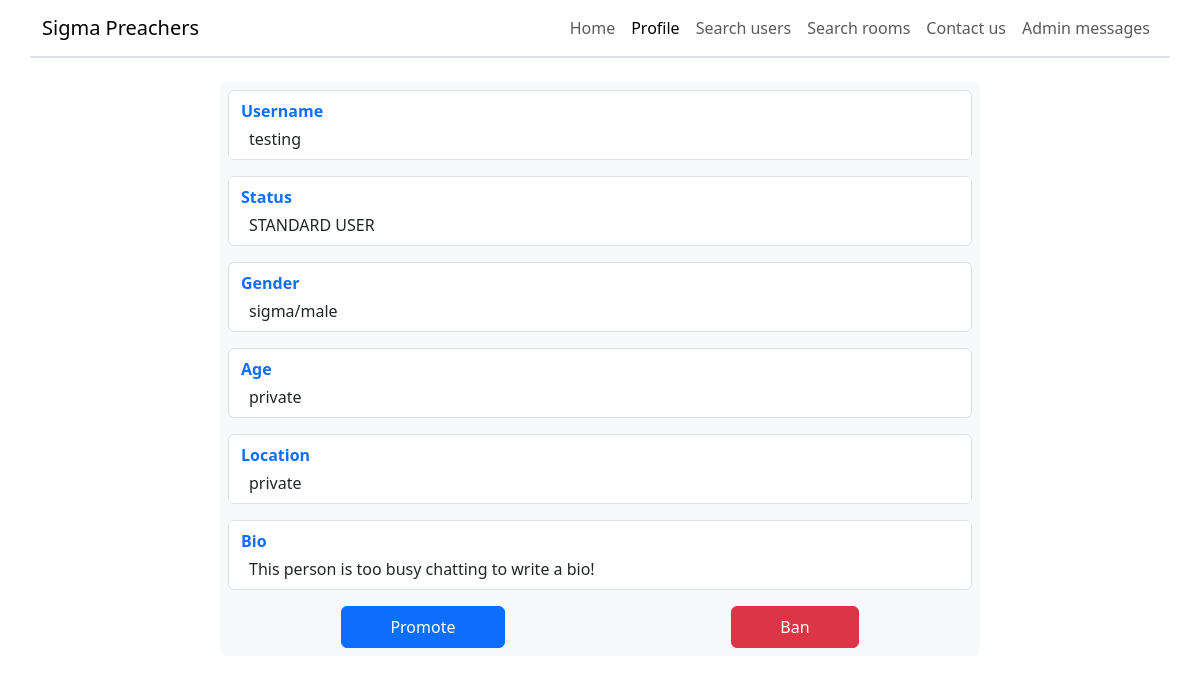
/view_profile/2 (signed in), run on an earlier commit of the app's database.
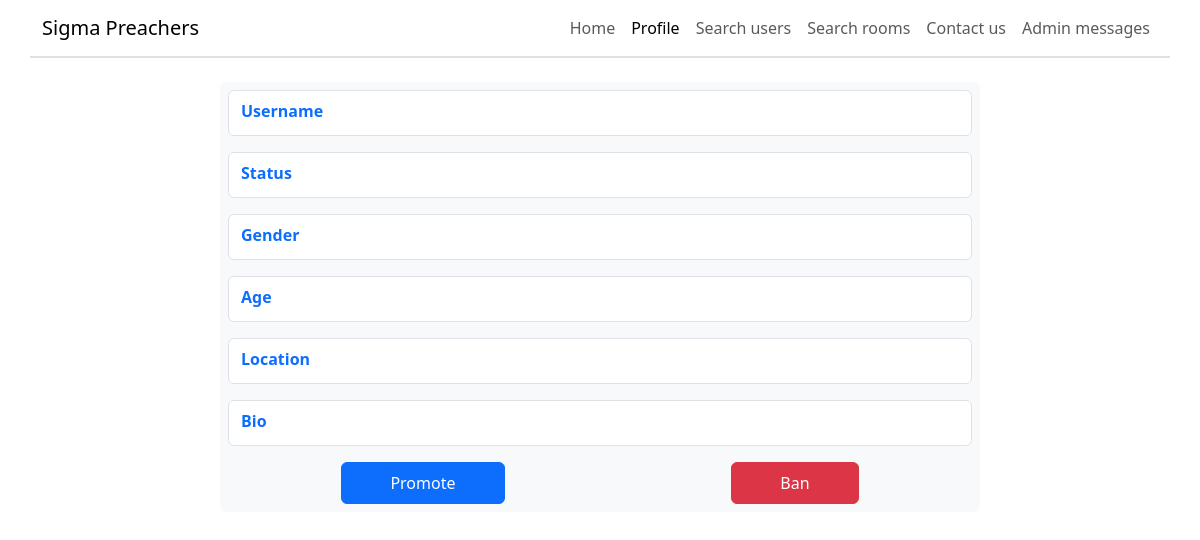
And on a later commit of the database.
### project/database/create_db.py (models this page shows)
class User(UserMixin, db.Model):
    __tablename__ = "users"
    id = db.Column(db.Integer, primary_key=True, autoincrement=True)
    username = db.Column(db.String(67), unique=True, nullable=False)
    password = db.Column(db.Integer, nullable=False)  # Only store password hash
    status = db.Column(db.String(20), default="STANDARD USER", nullable=False)
    gender = db.Column(db.String(67), default="sigma/male", nullable=False)
    age = db.Column(db.Integer, default=-1, nullable=False)
    location = db.Column(db.String(67), default="private", nullable=False)
    bio = db.Column(
        db.String(255),
        default="This person is too busy chatting to write a bio!",
        nullable=False,
    )
    banned = db.Column(db.Boolean, default=False, nullable=False)
    ban_end = db.Column(db.Integer, default=int(datetime.now().timestamp()))
    room_access = db.relationship("RoomAccess", backref="user")
    admin_messages = db.relationship("AdminMessage", backref="user")

### project/routes/view_profile.py (the view)
@view_profile_bp.route("/view_profile/<int:id>")
@login_required
def view_profile(id):
    ban_service = BanService(id)
    ban_service.is_user_banned()
    service = ViewProfileService(id)
    user_details = service.get_user_object()
    own_profile = id == current_user.id
    return render_template(
        "view_profile.html", user_details=user_details, own_profile=own_profile
    )

### project/database/select_db.py (called while the page is built)
    @staticmethod
    def select_user_with_id(user_id: int) -> User | None:
        found_user = User.query.filter(User.id == user_id).first()
        if found_user is None:
            return None
        found_user.ban_end = datetime.fromtimestamp(
            found_user.ban_end
        ).strftime("%d/%m/%Y")
        return found_user

    @staticmethod
    def is_banned(user_id: int) -> bool:
        user = User.query.filter(User.id == user_id).first()
        if user is None:
            return True
        return user.banned

    @staticmethod
    def has_ban_ended(user_id: int) -> bool:
        user = User.query.filter(User.id == user_id).first()
        if user is None:
            return False
        current_time = int(datetime.now().timestamp())
        if current_time >= user.ban_end:
            return True
        return False

### project/services/ban.py (called while the page is built)
    def is_user_banned(self):
        banned = Select.is_banned(self.user_id)
        if not banned:
            return False
        if Select.has_ban_ended(self.user_id):
            self.unban_user()
            return False
        return True

### project/services/view_profile.py (called while the page is built)
    def get_user_object(self) -> User:
        return Select.select_user_with_id(self.user_id)

### project/templates/view_profile.html (shortened to what this page needs)
{% extends "base.html" %}
{% block body %}
<header class="row border-bottom border-2">
    <nav class="navbar navbar-expand-sm">
        <div class="container-fluid">
            <a class="navbar-brand" href="/">Sigma Preachers</a>
            <div class="collapse navbar-collapse" id="collapsibleNavbar">
                <ul class="navbar-nav ms-auto">
                    <li class="nav-item">
                        <a class="nav-link" href="/home">Home</a>
                    </li>
                    <li class="nav-item">
                        <a class="nav-link active" href="/view_profile/{{ current_user.id }}">Profile</a>
                    </li>
                    <li class="nav-item">
                        <a class="nav-link" href="/search_users">Search users</a>
                    </li>
                    <li class="nav-item">
                        <a class="nav-link" href="/search_rooms">Search rooms</a>
                    </li>
                    <li class="nav-item">
                        <a class="nav-link" href="/contact_us">Contact us</a>
                    </li>
                    {% if current_user.status == "ADMIN" or current_user.status == "MASTER" %}
                    <li class="nav-item">
                        <a class="nav-link" href="/admin_messages">Admin messages</a>
                    </li>
                    {% endif %}
                </ul>
            </div>
        </div>
    </nav>
</header>
<main class="mt-4">
    <div class="row d-flex justify-content-center mb-5">
        <div class="bg-light rounded p-2 mb-5 col-sm-8">
            <div class="d-flex flex-column row border py-2 mx-0 rounded mb-3" style="background-color: white;">
                <p class="text-primary fw-bold ms-0 my-0">Username</p>
                <p class="mt-1 ms-2 mb-0">{{ user_details.username }}</p>
            </div>
            <div class="d-flex flex-column row border py-2 mx-0 rounded mb-3" style="background-color: white;">
                <p class="text-primary fw-bold ms-0 my-0">Status</p>
                <p class="mt-1 ms-2 mb-0">{{ user_details.status }}</p>
            </div>
            <div class="d-flex flex-column row border py-2 mx-0 rounded mb-3" style="background-color: white;">
                <p class="text-primary fw-bold ms-0 my-0">Gender</p>
                <p class="mt-1 ms-2 mb-0">{{ user_details.gender }}</p>
            </div>
            <div class="d-flex flex-column row border py-2 mx-0 rounded mb-3" style="background-color: white;">
                <p class="text-primary fw-bold ms-0 my-0">Age</p>
                {% if user_details.age == -1 %}
                <p class="mt-1 ms-2 mb-0">private</p>
                {% else %}
                <p class="mt-1 ms-2 mb-0">{{ user_details.age }}</p>
                {% endif %}
            </div>
            <div class="d-flex flex-column row border py-2 mx-0 rounded mb-3" style="background-color: white;">
                <p class="text-primary fw-bold ms-0 my-0">Location</p>
                <p class="mt-1 ms-2 mb-0">{{ user_details.location }}</p>
            </div>
            <div class="d-flex flex-column row border py-2 mx-0 rounded" style="background-color: white;">
                <p class="text-primary fw-bold ms-0 my-0">Bio</p>
                <p class="mt-1 ms-2 mb-0 text-break">{{ user_details.bio }}</p>
            </div>
            {% if current_user.username == "MASTER" and not own_profile and user_details.status != "BANNED" %}
            <div class="d-flex justify-content-center" style="width: 100%">
                <a href="/promote_user/{{ user_details.id }}" class="btn btn-primary py-2 mt-3 px-5 mx-auto">Promote</a>
                <a href="/ban_user/{{ user_details.id }}" class="btn btn-danger py-2 mt-3 px-5 mx-auto">Ban</a>
            </div>
            {% elif current_user.username == "MASTER" and not own_profile %}
            <div class="d-flex justify-content-center" style="width: 100%">
                <a href="/unban_user/{{ user_details.id }}" class="btn btn-primary py-2 mt-3 px-5 mx-auto">Unban</a>
            </div>
            {% endif %}
        </div>
    </div>
</main>
{% endblock %}

### project/templates/base.html (shortened to what this page needs)
<!doctype html>
<html lang="en" data-bs-theme="light">
    <head>
        <link
            href="https://cdn.jsdelivr.net/npm/bootstrap@5.3.8/dist/css/bootstrap.min.css"
            rel="stylesheet"
        />
    </head>
    <body class="container">
        {% block body %}{% endblock %}
    </body>
</html>

What changed in the data, as far as the page shows it:
removed User: username "testing", status "STANDARD USER", gender "sigma/male", location "private", bio "This person is too busy chatting to write a bio!"
Also different on the page:
text no longer shown: "private"
